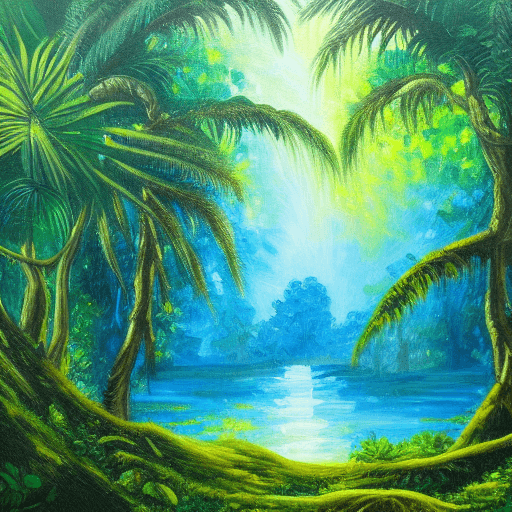
#> input picture High-Resolution.png, 512 x 512 px
$ jupyter execute zadanie2.ipynb
#> lines starting #> are read from the running program, lines starting #| are printed output that depends on the picture; after the words box and inside, x2 and y2 are one past the last pixel; in counts of white or black regions, pixels touching at a corner belong together
[cell 1]
import numpy as np
import pandas as pd
import matplotlib.pyplot as plt
from PIL import Image
import cv2

[cell 2]
def load_image(img_path):
#> called with img_path = 'High-Resolution.png'
    image = Image.open(img_path)
#> image is the input picture: PIL image 512x512 P; mean R, G, B 77.6, 149.3, 116.3
    return image

[cell 3]
image = load_image('High-Resolution.png')
image = image.convert('L')
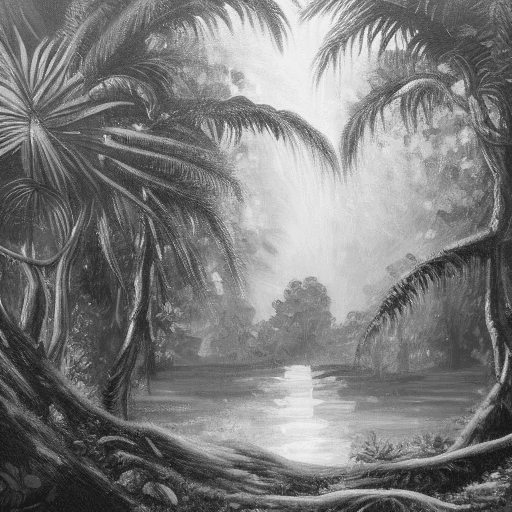
#> image: PIL image 512x512 L; min 24, max 240, mean 124.1

[cell 4]
image.show()

[cell 5]
img_array = np.array(image)

[cell 6]
img_array

# Wyświetlanie histogramu wczytanego obrazu

[cell 7]
gray_hist_data = img_array.flatten()

[cell 8]
plt.hist(gray_hist_data, bins = 255, range=(0, 255))
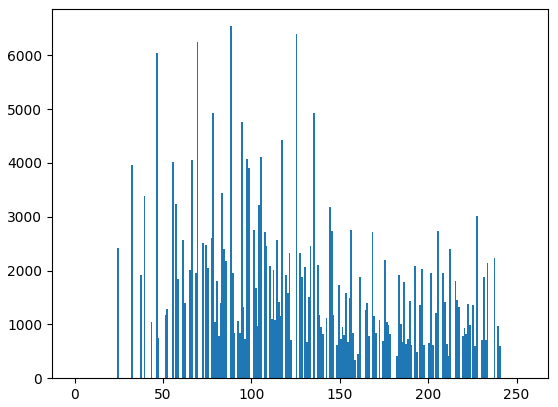
#> figure drawn by matplotlib, 1 panel; tallest bar 6542 high, from x = 88 to 89

# Rozciąganie histogramu

## LUT TABLE

[cell 9]
lut_table = np.zeros(256)
max_value = max(gray_hist_data)
#> max_value = 240
min_value = min(gray_hist_data)
#> min_value = 24
for i in range(0, len(lut_table)):
    if i >= max_value:
        lut_table[i] = 255

    elif i <= min_value:
        lut_table[i] = 0

    else:
        lut_table[i] = int((i - min_value)/(max_value - min_value) * 255)
#> after the loop, lut_table = 256 values from 0 to 255

[cell 10]
lut_table
#> Out = 256 values from 0 to 255

[cell 11]
extend_hist_data = lut_table[img_array]
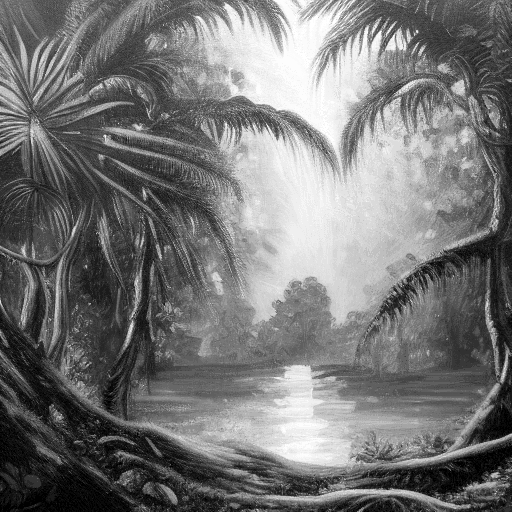
#> extend_hist_data: shape (512, 512) float64; min 0, max 255, mean 117.7

[cell 12]
extend_hist_data

[cell 13]
extend_hist_data_flatten = extend_hist_data.flatten()

[cell 14]
plt.hist(extend_hist_data_flatten, bins = 255, range = (0,255))
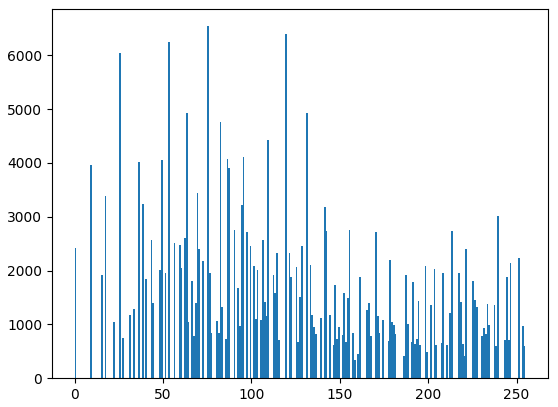
#> figure drawn by matplotlib, 1 panel; tallest bar 6542 high, from x = 75 to 76

[cell 15]
extend_image = Image.fromarray(extend_hist_data)

[cell 16]
extend_image.show()

# Wyrównanie histogramu

## histogram rozkładu

[cell 17]
hist_data, bin_edges = np.histogram(gray_hist_data, bins = 256, range=(0, 256))
#> hist_data = 256 values, max 6542 at index 88, min 0 at index 0, mean 1024; bin_edges = 257 values from 0 to 256

[cell 18]
distribution = np.cumsum(hist_data) / len(gray_hist_data)
#> distribution = 256 values from 0 to 1

[cell 19]
distribution
#> Out = 256 values from 0 to 1

[cell 20]
d_zero = None
for i in range(len(distribution)):
    if distribution[i]!=0:
        d_zero = distribution[i]
        break
#> this loop made 25 passes
#> d_zero on pass 25: 0.0092

[cell 21]
d_zero
#> Out = 0.0092

[cell 22]
lut_table_equalization = np.zeros(256)

[cell 23]
for i in range(255):
    if distribution[i] < d_zero:
        lut_table_equalization[i] = 0
    else:
        lut_table_equalization[i] = int((distribution[i] - d_zero)/ (1-d_zero) * (len(hist_data) - 1))
#> after the loop, lut_table_equalization = 256 values, max 255 at index 240, min 0 at index 0, mean 129.1

[cell 24]
lut_table_equalization
#> Out has the same summary as lut_table_equalization

[cell 25]
equal_hist_data = lut_table_equalization[img_array]
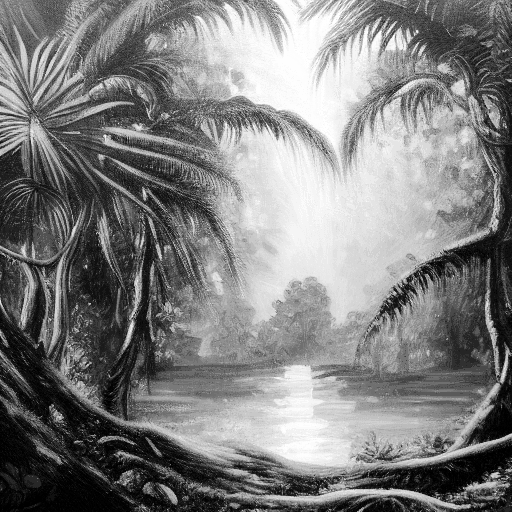
#> equal_hist_data: shape (512, 512) float64; min 0, max 255, mean 127.2

[cell 26]
equal_hist_data

[cell 27]
plt.hist(equal_hist_data.flatten(), bins = 255, range= (0,255))
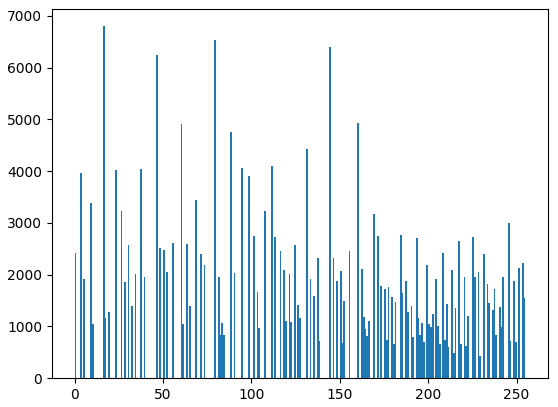
#> figure drawn by matplotlib, 1 panel; tallest bar 6802 high, from x = 16 to 17

[cell 28]
equal_image = Image.fromarray(equal_hist_data)
equal_image.show()

# Binaryzacja Otsu

[cell 29]
t, otsu_array = cv2.threshold(img_array, 0, 255, cv2.THRESH_BINARY + cv2.THRESH_OTSU)
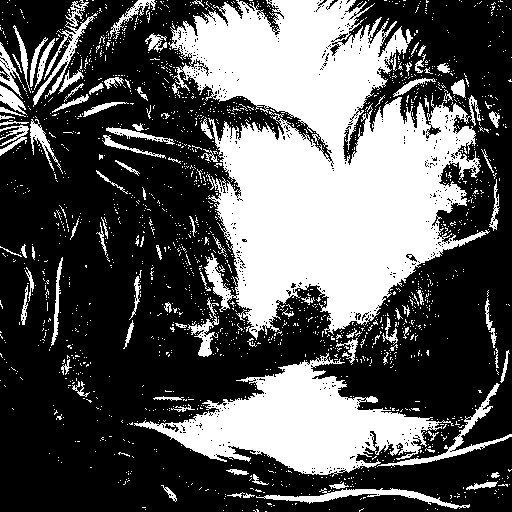
#> otsu_array: shape (512, 512); 35.6% white; 1872 white regions (1769 under 20 px), largest, box (x1, y1, x2, y2) and area: (168, 0, 490, 340) 60056, (134, 353, 454, 477) 16097, (256, 488, 470, 509) 1168
#> t = 138

[cell 30]
t
#> Out = 138

[cell 31]
plt.hist(otsu_array.flatten(), bins = 256, range=(0,256))
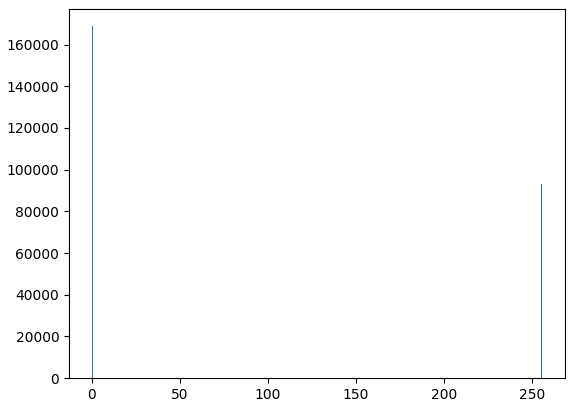
#> figure drawn by matplotlib, 1 panel; tallest bar 168796 high, from x = 0 to 1

[cell 32]
otsu_image = Image.fromarray(otsu_array)
otsu_image.show()

# Zmiana jasności

[cell 33]
def change_brightness(brightness_array, scale):
#> called with scale = 0.6
    brightness_array = brightness_array*scale
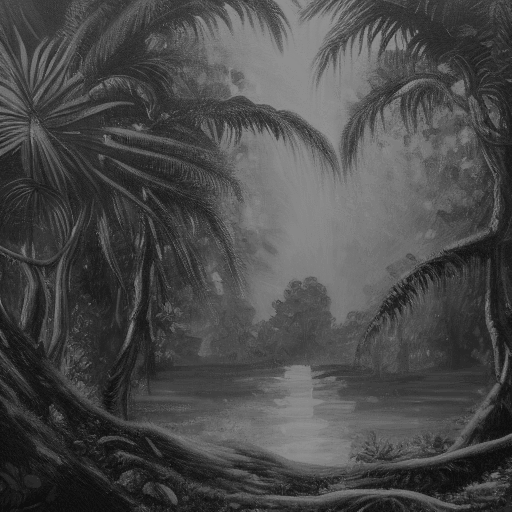
#> brightness_array: shape (512, 512) float64; min 14.4, max 144, mean 74.5
    return brightness_array

[cell 34]
brightness_array = change_brightness(img_array, 0.6)

[cell 35]
plt.hist(brightness_array.flatten(), bins=256, range=(0,256))
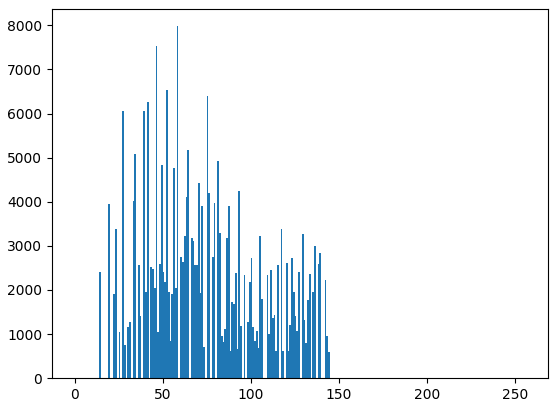
#> figure drawn by matplotlib, 1 panel; tallest bar 7980 high, from x = 58 to 59

[cell 36]
new_image = Image.fromarray(brightness_array)
new_image.show()

$ run again, with test1.webp saved as High-Resolution.png
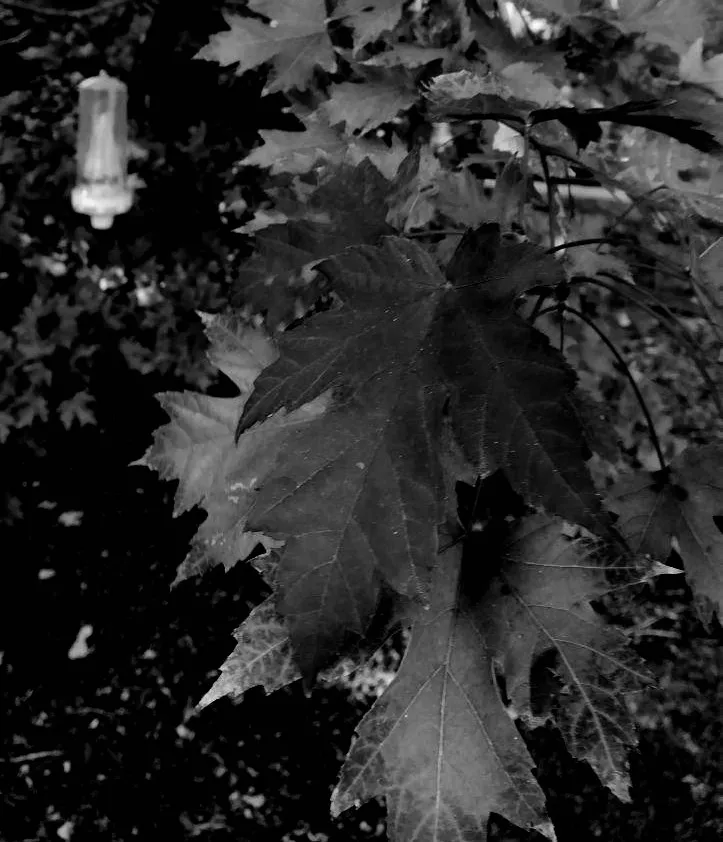
#> input picture test1.webp, 723 x 842 px
#> in load_image, image is the input picture: PIL image 723x842 RGB; mean R, G, B 42, 42, 42
#> image: PIL image 723x842 L
#> max_value = 253
#> min_value = 0
#> after the loop `for i in range(0, len(lut_table)):`: lut_table = 256 values from 0 to 255
#> hist_data = 256 values, max 103119 at index 1, min 0 at index 4, mean 2378; bin_edges = 257 values from 0 to 256
#> distribution = 256 values from 0.0241 to 1
#> the loop `for i in range(len(distribution)):` made 1 pass
#> d_zero on pass 1: 0.0241
#> `d_zero`: Out = 0.0241
#> after the loop `for i in range(255):`: lut_table_equalization = 256 values, max 255 at index 253, min 0 at index 0, mean 210.6
#> `lut_table_equalization`: Out has the same summary as lut_table_equalization
#> `t, otsu_array = cv2.threshold(img_array, 0, 255, cv2.THRESH_BINARY + c..`:
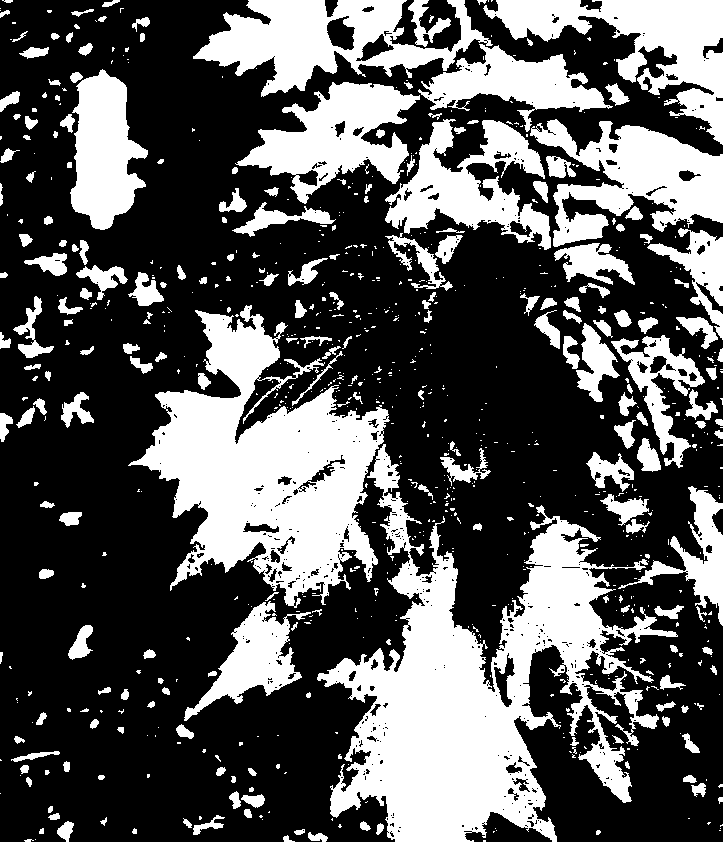
#> otsu_array: shape (842, 723); 34.4% white; 808 white regions (585 under 20 px), largest, box (x1, y1, x2, y2) and area: (317, 444, 678, 842) 52668, (128, 305, 390, 608) 36869, (193, 0, 493, 97) 13117
#> t = 52
#> `[cell 35] plt.hist(brightness_array.flatten(), bins=256, range=(0,256))`:
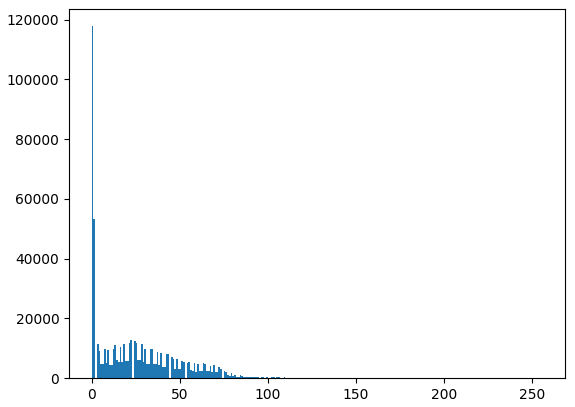
#> figure drawn by matplotlib, 1 panel; tallest bar 117781 high, from x = 0 to 1

$ run again, with test2.webp saved as High-Resolution.png
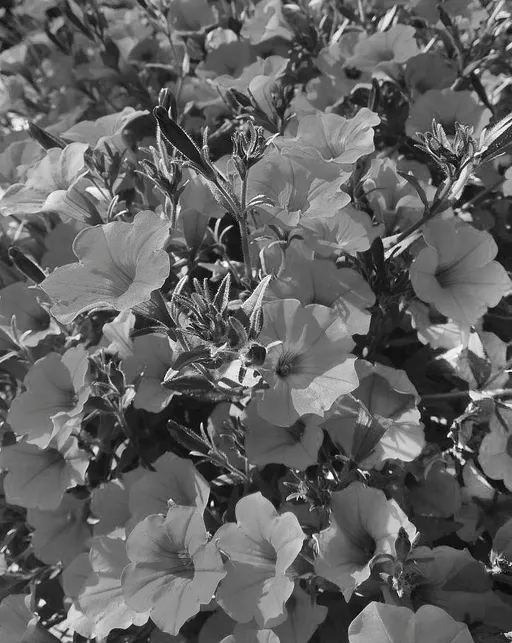
#> input picture test2.webp, 512 x 643 px
#> in load_image, image is the input picture: PIL image 512x643 RGB; mean R, G, B 98.2, 98.2, 98.2
#> image: PIL image 512x643 L
#> max_value = 255
#> min_value = 0
#> after the loop `for i in range(0, len(lut_table)):`: lut_table = 256 values from 0 to 255
#> hist_data = 256 values, max 4009 at index 105, min 0 at index 4, mean 1286; bin_edges = 257 values from 0 to 256
#> distribution = 256 values from 1.82e-05 to 1
#> the loop `for i in range(len(distribution)):` made 1 pass
#> d_zero on pass 1: 1.82e-05
#> `d_zero`: Out = 1.82e-05
#> after the loop `for i in range(255):`: lut_table_equalization = 256 values, max 254 at index 224, min 0 at index 0, mean 155.7
#> `lut_table_equalization`: Out has the same summary as lut_table_equalization
#> otsu_array: shape (643, 512); 43.2% white; 713 white regions (555 under 20 px), largest, box (x1, y1, x2, y2) and area: (0, 74, 236, 525) 36136, (160, 68, 384, 427) 28915, (48, 469, 308, 643) 21834
#> t = 102
#> `[cell 35] plt.hist(brightness_array.flatten(), bins=256, range=(0,256))`:
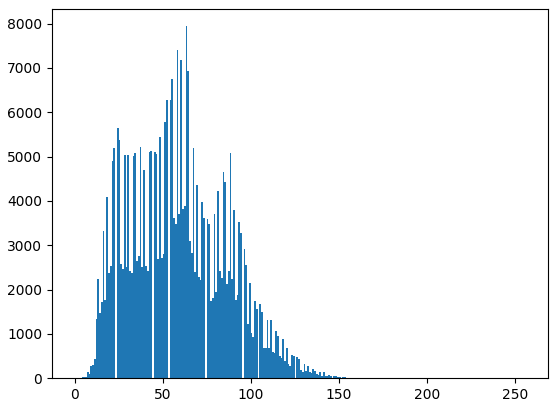
#> figure drawn by matplotlib, 1 panel; tallest bar 7942 high, from x = 63 to 64
